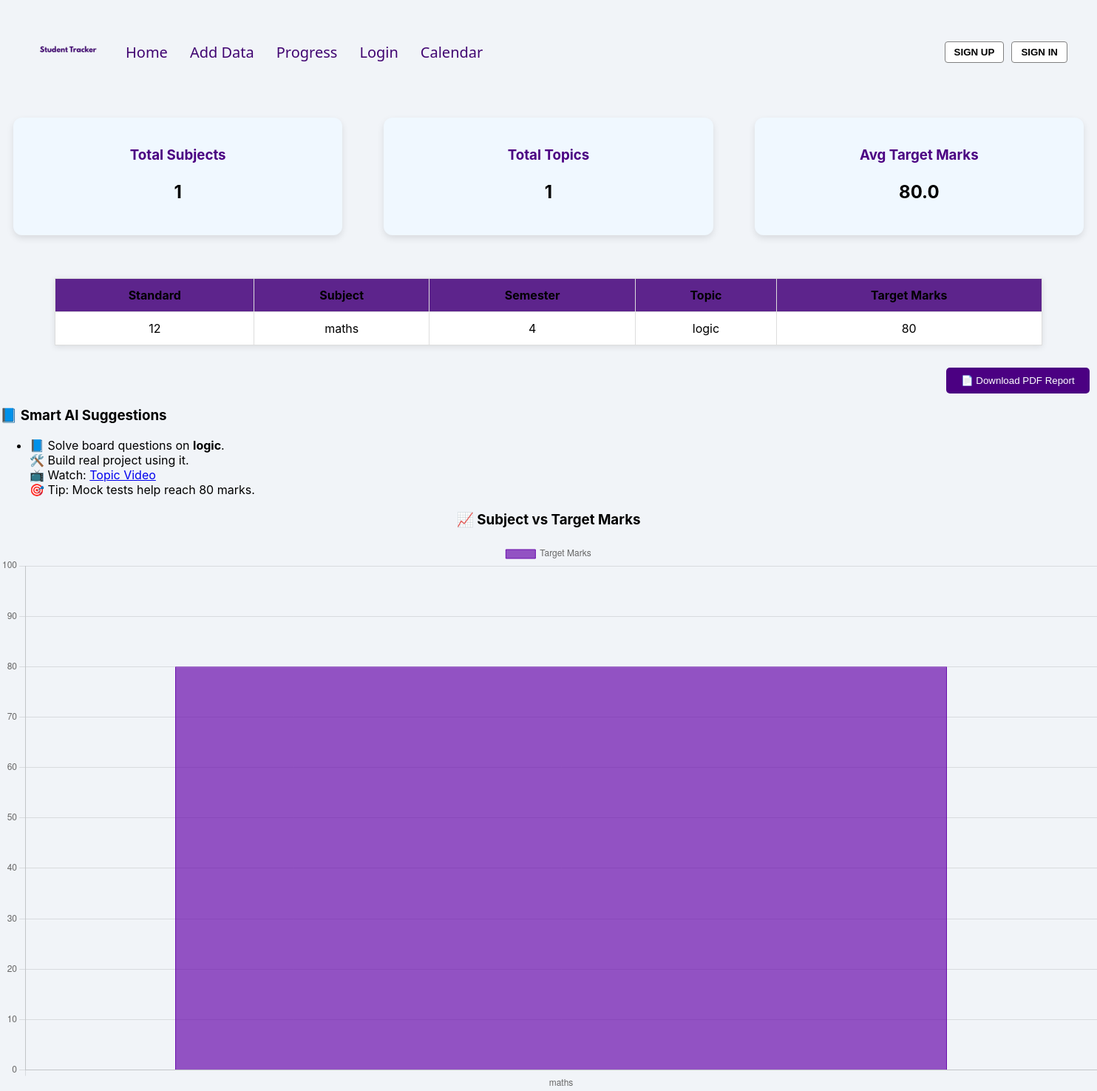
The app's page /dashboard (signed in) with its own data.
### tables this page shows
CREATE TABLE performance (
            id INTEGER PRIMARY KEY AUTOINCREMENT,
            user_id INTEGER,
            standard TEXT,
            subject TEXT,
            semester TEXT,
            topic TEXT,
            target_marks INTEGER,
            FOREIGN KEY(user_id) REFERENCES users(id)
        );

### app.py (the view)
@app.route('/dashboard')
def dashboard():
    if 'user_id' not in session:
        return redirect('/login')
    conn = sqlite3.connect('student.db')
    c = conn.cursor()
    if session['role'] == 'parent':
        c.execute("SELECT * FROM performance")
    else:
        c.execute("SELECT * FROM performance WHERE user_id=?", (session['user_id'],))
    data = c.fetchall()
    conn.close()
    feedback = []
    subjects = []
    topics = []
    targets = []
    for row in data:
        standard = row[2]      # standard
        subject = row[3]       # subject
        semester = row[4]
        topic = row[5]
        target = row[6]        # target_marks
        feedback.append(generate_dummy_feedback(standard, subject, semester, topic, target))
        subjects.append(subject)
        topics.append(topic)
        targets.append(target)
        total_subjects = len(set(subjects))
        total_topics = len(set(topics))
        average_target = round(sum(targets) / len(targets), 2) if targets else 0
        return render_template('dashboard.html', data=data, feedback=feedback,
                           subjects=subjects, targets=targets,
                           total_subjects=total_subjects,
                           total_topics=total_topics,
                           average_target=average_target)

### app.py (called while the page is built, shortened)
def generate_dummy_feedback(standard, subject, semester, topic, target_marks):
    standard = int(standard)
    if standard <= 5:
        return f"""
        📘 Revise basics of <b>{topic}</b> in <b>{subject}</b>.<br>
        🧠 Try drawing examples.<br>
        📺 Watch: <a href='https://www.youtube.com/results?search_query={topic}+for+kids'>YouTube Video</a><br>
        🎯 Tip: Practice with games and stories.
        """
    else:
        return f"""
        📘 Solve board questions on <b>{topic}</b>.<br>
        🛠️ Build real project using it.<br>
        📺 Watch: <a href='https://www.youtube.com/results?search_query={topic}+for+class+{standard}'>Topic Video</a><br>
        🎯 Tip: Mock tests help reach {target_marks} marks.
      """

### templates/dashboard.html (shortened to what this page needs)
<!DOCTYPE html>
<html lang="en">
<head>
    <link rel="stylesheet" href="{{ url_for('static', filename='style.css') }}">
</head>
<body>
    {% include 'navbar.html' %}
    <div class="card-box">
      <div class="card">
      <h3>Total Subjects</h3>
      <p>{{ total_subjects }}</p>
    </div>
   <div class="card">
     <h3>Total Topics</h3>
     <p>{{ total_topics }}</p>
    </div>
   <div class="card">
     <h3>Avg Target Marks</h3>
     <p>{{ average_target }}</p>
  </div>
</div>
<table border="1">
  <tr>
    <th>Standard</th>
    <th>Subject</th>
    <th>Semester</th>
    <th>Topic</th>
    <th>Target Marks</th>
  </tr>
  {% for row in data %}
  <tr>
    <td>{{ row[2] }}</td>
    <td>{{ row[3] }}</td>
    <td>{{ row[4] }}</td>
    <td>{{ row[5] }}</td>
    <td>{{ row[6] }}</td>
  </tr>
  {% endfor %}
</table>
<a class="pdf" href="{{ url_for('download_pdf') }}">
    <button style="padding: 10px 20px;    background-color: #4B0082; color: white; border: none; border-radius: 5px;">📄 Download PDF Report</button>
</a>
<h3>📘 Smart AI Suggestions</h3>
<ul>
  {% for suggestion in feedback %}
    <li>{{ suggestion|safe }}</li>
  {% endfor %}
</ul>
<h3 class="sub">📈 Subject vs Target Marks</h3>
<canvas id="targetChart" width="400" height="200"></canvas>
 <script>
  const ctx = document.getElementById('targetChart').getContext('2d');
  const chart = new Chart(ctx, {
    type: 'bar',
    data: {
      labels: {{ subjects|tojson }},
      datasets: [{
        label: 'Target Marks',
        data: {{ targets|tojson }},
        backgroundColor: 'rgba(106, 13, 173, 0.7)',
        borderColor: 'rgba(106, 13, 173, 1)',
        borderWidth: 1
      }]
    },
    options: {
      responsive: true,
      scales: {
        y: { beginAtZero: true, max: 100 }
      }
    }
  });
</script>
</body>
</html>

### templates/navbar.html (shortened to what this page needs)
<nav>
  <div class="nav-left">
    <div class="logo-title">
      <img src="{{ url_for('static', filename='logo.jpg') }}" alt="Logo">
    </div>
    <ul class="nav-links" id="nav-links">
      <li><a href="{{ url_for('home') }}" onclick="closeMenu()">Home</a></li>
      <li><a href="/add"  onclick="closeMenu()">Add Data</a></li>
      <li><a href="/dashboard" onclick="closeMenu()">Progress</a></li>
      <li><a href="/login" onclick="closeMenu()" >Login</a></li>
      <li><a href="{{ url_for('calendar') }}" onclick="closeMenu()">Calendar</a></li>
    </ul>
  </div>
  <div class="nav-right">
    <a href="/SignUp"><button class="btn">SIGN UP</button></a>
    <a href="/login"><button class="btn">SIGN IN</button></a>
  </div>
</nav>

### Static/style.css (style rules this page uses)
body { background-color: #f1f4f8; font-family: 'Inter', sans-serif; margin: 0; padding: 0; color: black; }
nav { padding: 18px 40px; display: flex; justify-content: space-between; align-items: center; font-family: 'Segoe UI', sans-serif; }
.nav-left { display: flex; align-items: center; gap: 30px; }
.logo-title img { width: 100px; height: auto; border-radius: 5px; }
.nav-links { list-style: none; display: flex; gap: 30px; margin: 0; padding: 0; }
.nav-links li a { text-decoration: none; color: rgb(64, 4, 113); font-size: 20px; transition: color 0.2s; }
.nav-right { display: flex; gap: 10px; }
.btn { padding: 6px 12px; background-color: white; color: black; border: 1px solid gray; border-radius: 4px; font-weight: bold; cursor: pointer; transition: 0.3s; }
.card-box { display: flex; gap: 20px; margin-bottom: 40px; }
.card { background-color: #f0f8ff; padding: 20px; border-radius: 12px; box-shadow: 0 4px 10px rgba(0,0,0,0.1); flex: 1; text-align: center; margin: 18px; }
.card h3 { margin-bottom: 10px; color: #4B0082; }
.card p { font-size: 1.5em; font-weight: bold; }
.pdf { padding-left: 1280px; justify-content: center; align-items: center; }
.sub { display: flex; justify-content: center; align-items: center; }
table { width: 90%; margin: 30px auto; border-collapse: collapse; background-color: #fff; box-shadow: 0 2px 8px rgba(0,0,0,0.1); }
table th, table td { border: 1px solid #ddd; padding: 12px; text-align: center; }
table th { background-color: rgb(93, 36, 140); }

### records on screen
performance: standard "12", subject "maths", semester "4", topic "logic", target_marks "80"

### other values on screen
{{ total_subjects }} "1"
{{ total_topics }} "1"
{{ average_target }} "80.0"
{{ suggestion|safe }} "📘 Solve board questions on logic . 🛠️ Build real project using it. 📺 Watch: Topic Video 🎯 Tip: Mock tests help reach 80 marks."
chart data {{ subjects|tojson }} ["maths"]
chart data {{ targets|tojson }} [80]
